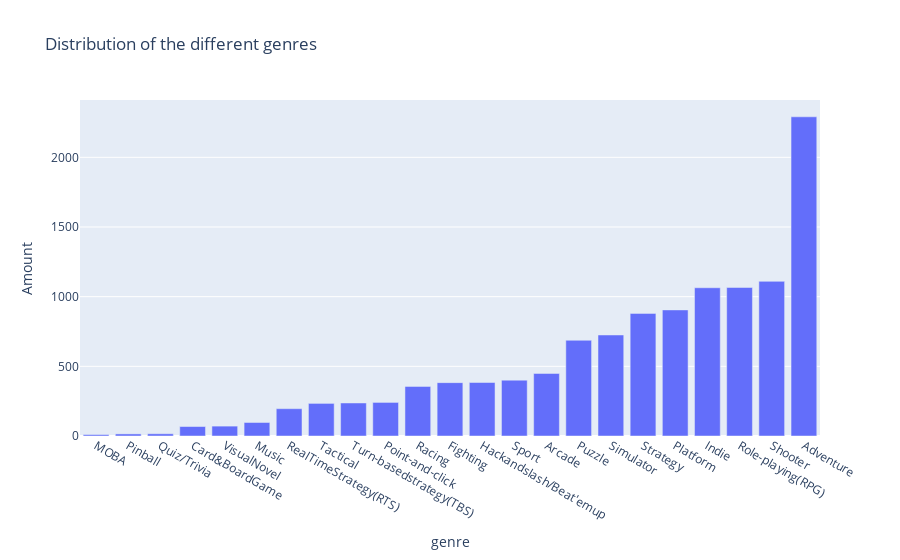

The code cell stored with this chart in its notebook:
### Markdown cell above
Genres

### Code cell
genres_dict = dict()
for row in df['genres']:
    for g in row.replace(' ', '').split(','):
        if g in genres_dict.keys():
            genres_dict[g] += 1
        else:
            genres_dict[g] = 1

genres_df = pd.DataFrame({'genre': genres_dict.keys(), 'count': genres_dict.values()})
genres_df = genres_df.sort_values('count')
px.bar(genres_df, x='genre', y='count',
        title='Distribution of the different genres',
        labels={
            'count': 'Amount',
},)

### Figure 1 — Plotly figure (JSON) as saved in the notebook; plotly's stock layout.template omitted (floating-point values rounded to 4 significant figures)
{"data": [{"alignmentgroup": "True", "hovertemplate": "genre=%{x}<br>Amount=%{y}<extra></extra>", "legendgroup": "", "marker": {"color": "#636efa", "pattern": {"shape": ""}}, "name": "", "offsetgroup": "", "orientation": "v", "showlegend": false, "textposition": "auto", "type": "bar", "x": ["MOBA", "Pinball", "Quiz/Trivia", "Card&BoardGame", "VisualNovel", "Music", "RealTimeStrategy(RTS)", "Tactical", "Turn-basedstrategy(TBS)", "Point-and-click", "Racing", "Fighting", "Hackandslash/Beat'emup", "Sport", "Arcade", "Puzzle", "Simulator", "Strategy", "Platform", "Indie", "Role-playing(RPG)", "Shooter", "Adventure"], "xaxis": "x", "y": [10, 15, 16, 68, 71, 97, 196, 234, 237, 241, 356, 383, 384, 401, 449, 687, 725, 880, 905, 1064, 1066, 1110, 2291], "yaxis": "y"}], "layout": {"barmode": "relative", "legend": {"tracegroupgap": 0}, "title": {"text": "Distribution of the different genres"}, "xaxis": {"anchor": "y", "domain": [0, 1], "title": {"text": "genre"}}, "yaxis": {"anchor": "x", "domain": [0, 1], "title": {"text": "Amount"}}}}
